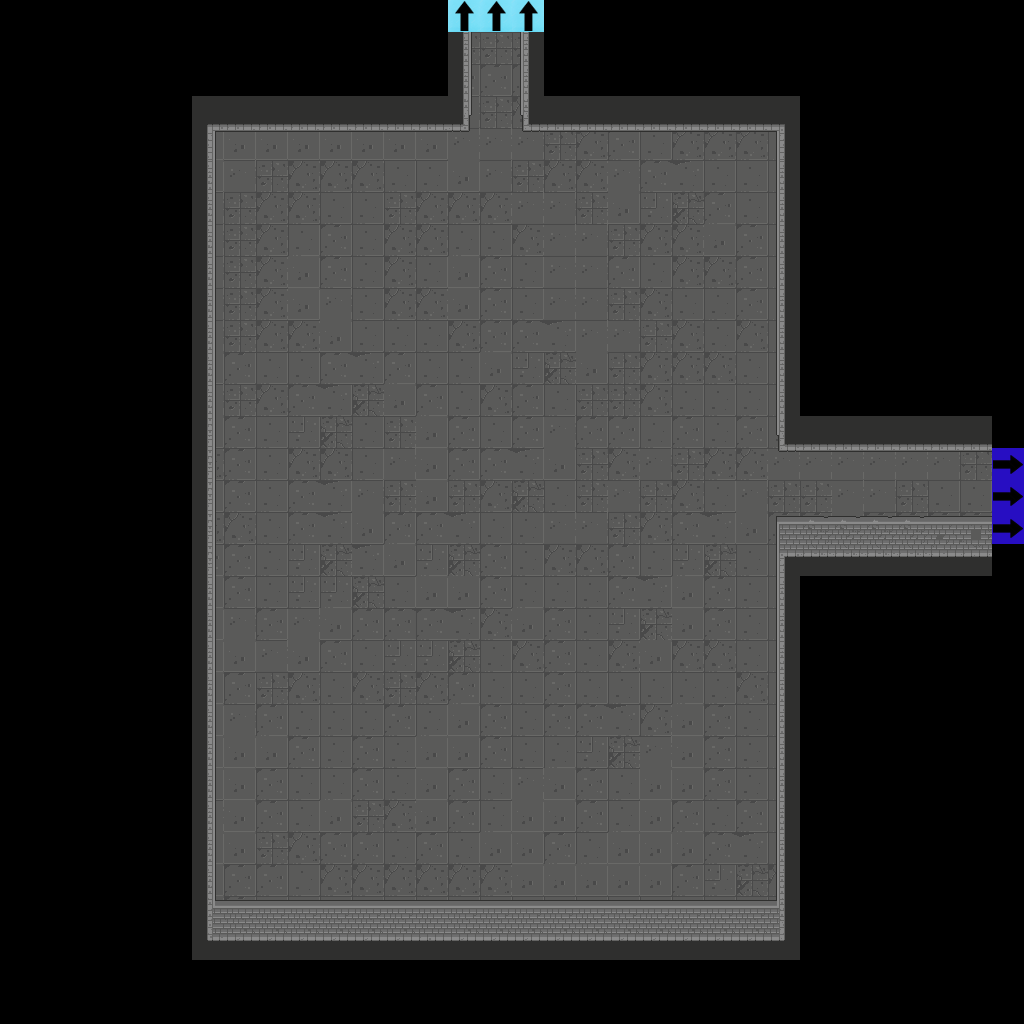

Tiled map render using the project's own tile images. Description and the map definition, with tile-layer contents summarised, below:
An orthogonal 32x32 tile map with 32x32 px tiles, 3 tile layers (Floor, Flags, Walls), 2 tilesets.

<map version="1.2" tiledversion="1.2.3" orientation="orthogonal" renderorder="right-down" width="32" height="32" tilewidth="32" tileheight="32" infinite="0" nextlayerid="51" nextobjectid="1">
 <tileset firstgid="1" source="Dungeon_Tileset_2.tsx" />
 <tileset firstgid="321" source="flags.tsx" />
 <layer id="47" name="Floor" width="32" height="32">
  <data>[1024 cells, 521 non-empty, 10 distinct tile ids]</data>
 </layer>
 <layer id="48" name="Flags" width="32" height="32">
  <data>[1024 cells, 6 non-empty, 2 distinct tile ids]</data>
 </layer>
 <layer id="49" name="Walls" width="32" height="32">
  <data>[1024 cells, 147 non-empty, 28 distinct tile ids]</data>
 </layer>
</map>
